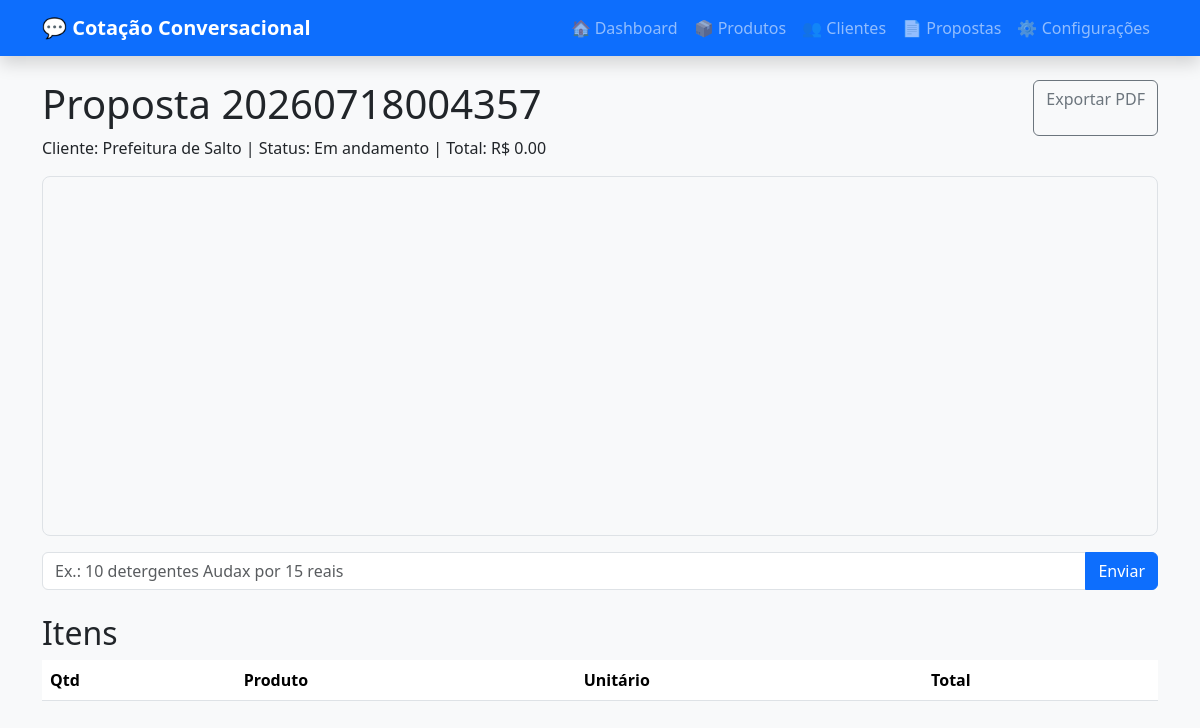
Page /propostas/3 on the committed database.
### app/models/entities.py (models this page shows)
class Proposta(Base):
    __tablename__ = "propostas"
    id: Mapped[int] = mapped_column(primary_key=True)
    numero: Mapped[str] = mapped_column(
        String(30),
        unique=True,
        index=True,
    )
    cliente_id: Mapped[int | None] = mapped_column(
        ForeignKey("clientes.id"),
        nullable=True,
    )
    data: Mapped[datetime] = mapped_column(
        DateTime,
        default=datetime.utcnow,
    )
    status: Mapped[str] = mapped_column(
        String(30),
        default="Em andamento",
    )
    observacoes: Mapped[str | None] = mapped_column(
        Text,
        nullable=True,
    )
    valor_total: Mapped[Decimal] = mapped_column(
        Numeric(12, 2),
        default=0,
    )
    estado_chat: Mapped[dict | None] = mapped_column(
        JSON,
        nullable=True,
        default=dict,
    )
    cliente: Mapped[Cliente | None] = relationship()
    itens: Mapped[list["ItemProposta"]] = relationship(
        cascade="all, delete-orphan",
        back_populates="proposta",
    )
    mensagens: Mapped[list["MensagemConversa"]] = relationship(
        cascade="all, delete-orphan",
        back_populates="proposta",
    )

class Cliente(Base):
    __tablename__ = "clientes"
    id: Mapped[int] = mapped_column(primary_key=True)
    razao_social: Mapped[str] = mapped_column(String(255), index=True)
    nome_fantasia: Mapped[str | None] = mapped_column(String(255), nullable=True)
    cnpj: Mapped[str | None] = mapped_column(String(30), nullable=True)
    endereco: Mapped[str | None] = mapped_column(String(255), nullable=True)
    cidade: Mapped[str | None] = mapped_column(String(120), nullable=True)
    telefone: Mapped[str | None] = mapped_column(String(50), nullable=True)
    email: Mapped[str | None] = mapped_column(String(180), nullable=True)

### app/routers/web.py (the view)
@router.get("/propostas/{proposta_id}", response_class=HTMLResponse)
def tela_proposta(
    proposta_id: int,
    request: Request,
    db: Session = Depends(get_db),
):
    proposta = db.get(Proposta, proposta_id)
    if not proposta:
        raise HTTPException(status_code=404, detail="Proposta não encontrada")
    return templates.TemplateResponse(
        request=request,
        name="proposta.html",
        context={
            "request": request,
            "proposta": proposta,
        },
    )

### app/templates/proposta.html (shortened to what this page needs)
{% extends "base.html" %}{% block content %}
<div class="d-flex justify-content-between"><h1>Proposta {{ proposta.numero }}</h1><a class="btn btn-outline-secondary" href="/propostas/{{ proposta.id }}/pdf">Exportar PDF</a></div><p>Cliente: {{ proposta.cliente.razao_social if proposta.cliente else '-' }} | Status: {{ proposta.status }} | Total: R$ {{ '%.2f'|format(proposta.valor_total) }}</p>
<div class="chat-box mb-3" id="chat">{% for m in proposta.mensagens %}<div class="msg {{ m.usuario }}"><strong>{{ m.usuario }}:</strong> {{ m.mensagem }}</div>{% endfor %}</div>
<form id="chat-form" class="input-group"><input class="form-control" name="mensagem" placeholder="Ex.: 10 detergentes Audax por 15 reais" autofocus><button class="btn btn-primary">Enviar</button></form>
<h2 class="mt-4">Itens</h2><table class="table"><tr><th>Qtd</th><th>Produto</th><th>Unitário</th><th>Total</th></tr></table>
{% endblock %}

### app/static/css/app.css (style rules this page uses)
.chat-box { height:360px;overflow:auto;border:1px solid #dee2e6;border-radius:.5rem;padding:1rem;background:#f8f9fa }

### rows in the picture
Proposta: numero "20260718004357", status "Em andamento", valor_total "0.00"
Cliente: cliente "Prefeitura de Salto"
